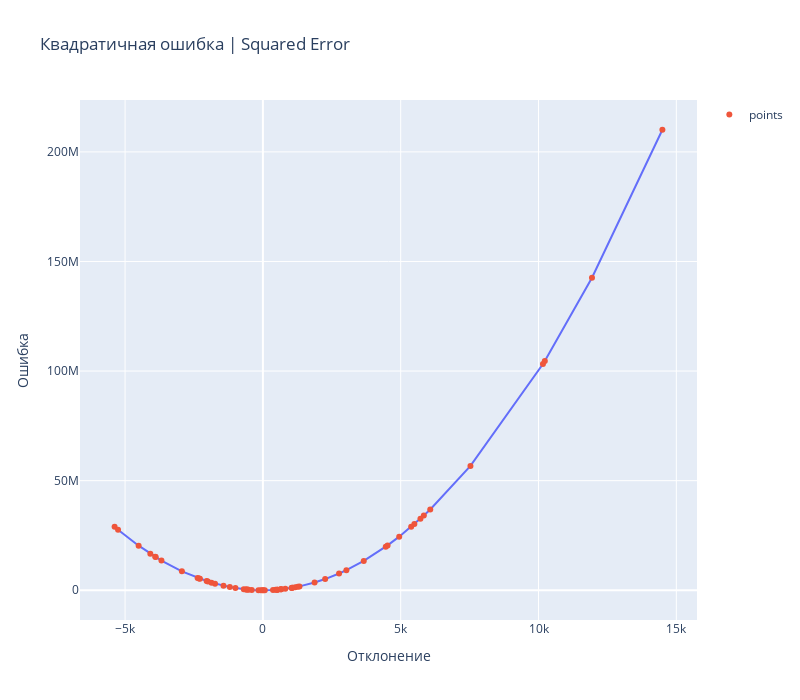

Source (notebook cell):
### Markdown cell above
## Средняя квадратическая ошибка | Mean Squared Error | MSE
$$ MSE = \frac{1}{n}\sum_{i=1}^{n} (y_i - \hat{y}_i)^2$$

$MSE$ — одна из самых популярных метрик для регрессионных моделей. Она измеряет средний квадрат разницы между реальными значениями $y_i$ и предсказаниями $\hat{y}_i$.

Интуитивно, $MSE$ показывает, как сильно в среднем ошибается модель. Так как отклонения возводятся в квадрат, то штраф за ошибку квадратичный - 1:2. Давай взглянем на вид функциональной зависимсоти ошибки. Ну так как это квадратичная ошибка, то график должен быть похож на параболу

### Code cell
import plotly.express as px

# ошибки
metrics_results['error_squared'] = metrics_results['error'] ** 2

# сортировка чтобы красиво отрисовалось
metrics_results = metrics_results.sort_values("error")

fig = px.line(
    metrics_results,
    x="error",
    y="error_squared",
    title="Mean Squared Error",
    labels={"error": "Отклонение", "error_squared": "Ошибка"}
)

fig.add_scatter(
    x=metrics_results["error"], y=metrics_results["error_squared"], mode="markers", name="points"
)

fig.update_layout(
    height=700, width=800,
    title_text="Квадратичная ошибка | Squared Error",
    showlegend=True
)
